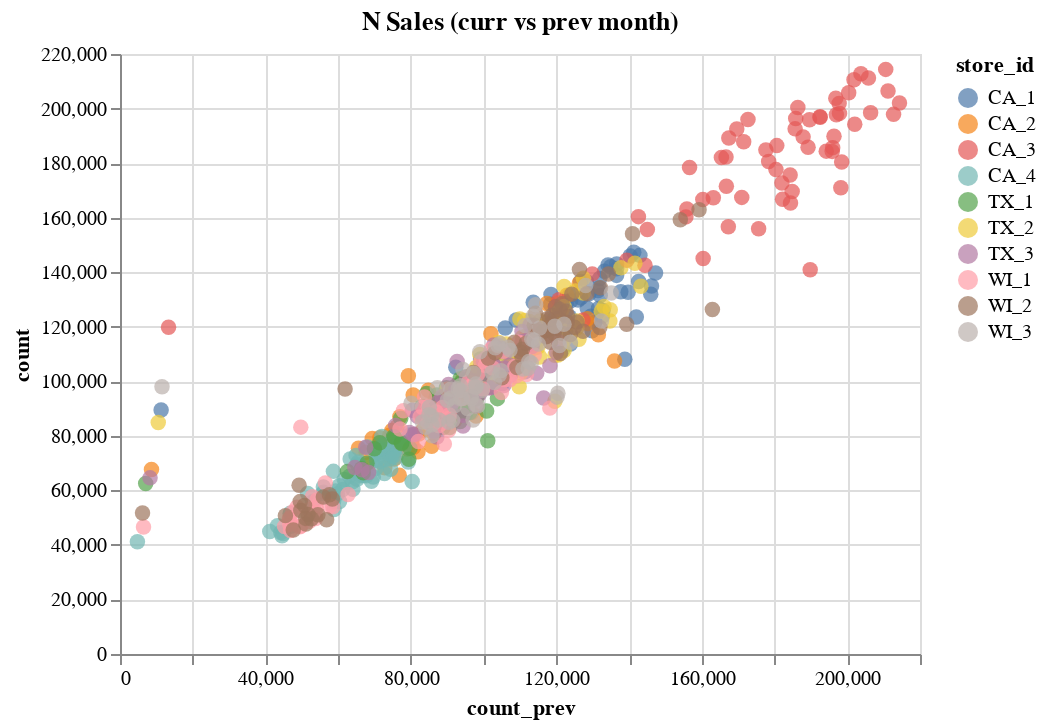

The notebook cell saved with this chart:
### Code cell
display(sales_by_store_by_month.head())

alt.Chart(sales_by_store_by_month, title="N Sales (curr vs prev month)").mark_circle(size=60).encode(
    x='count_prev',
    y='count',
    color='store_id',
    tooltip=['store_id', 'count', 'count_prev', 'month_date'],
).interactive()

### Figure 1 — Vega-Lite specification as saved in the notebook (floating-point values rounded to 4 significant figures; data arrays with more than 128 entries replaced by an {"elided": "..."} marker saying what was removed)
{"config": {"view": {"continuousWidth": 400, "continuousHeight": 300}}, "data": {"name": "data-d1f8449ae56a18c88374d46104f90e30"}, "mark": {"type": "circle", "size": 60}, "encoding": {"color": {"field": "store_id", "type": "nominal"}, "tooltip": [{"field": "store_id", "type": "nominal"}, {"field": "count", "type": "quantitative"}, {"field": "count_prev", "type": "quantitative"}, {"field": "month_date", "type": "temporal"}], "x": {"field": "count_prev", "type": "quantitative"}, "y": {"field": "count", "type": "quantitative"}}, "selection": {"selector004": {"type": "interval", "bind": "scales", "encodings": ["x", "y"]}}, "title": "N Sales (curr vs prev month)", "$schema": "https://vega.github.io/schema/vega-lite/v4.17.0.json", "datasets": {"data-d1f8449ae56a18c88374d46104f90e30": {"elided": "640 records"}}}
